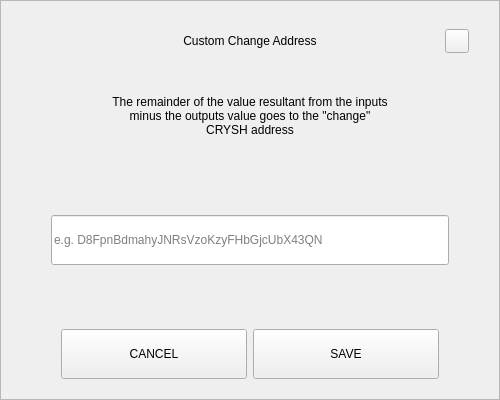
<?xml version="1.0" encoding="UTF-8"?>
<ui version="4.0">
 <class>SendChangeAddressDialog</class>
 <widget class="QDialog" name="SendChangeAddressDialog">
  <property name="geometry">
   <rect>
    <x>0</x>
    <y>0</y>
    <width>500</width>
    <height>400</height>
   </rect>
  </property>
  <property name="windowTitle">
   <string>Dialog</string>
  </property>
  <layout class="QVBoxLayout" name="verticalLayout">
   <property name="spacing">
    <number>0</number>
   </property>
   <property name="leftMargin">
    <number>0</number>
   </property>
   <property name="topMargin">
    <number>0</number>
   </property>
   <property name="rightMargin">
    <number>0</number>
   </property>
   <property name="bottomMargin">
    <number>0</number>
   </property>
   <item>
    <widget class="QFrame" name="frame">
     <property name="styleSheet">
      <string notr="true"/>
     </property>
     <property name="frameShape">
      <enum>QFrame::StyledPanel</enum>
     </property>
     <property name="frameShadow">
      <enum>QFrame::Raised</enum>
     </property>
     <layout class="QVBoxLayout" name="verticalLayout_2" stretch="0,0,0,0,0,0,0">
      <property name="spacing">
       <number>0</number>
      </property>
      <property name="leftMargin">
       <number>30</number>
      </property>
      <property name="topMargin">
       <number>20</number>
      </property>
      <property name="rightMargin">
       <number>30</number>
      </property>
      <property name="bottomMargin">
       <number>20</number>
      </property>
      <item>
       <layout class="QHBoxLayout" name="horizontalLayout_3">
        <property name="spacing">
         <number>0</number>
        </property>
        <item>
         <spacer name="horizontalSpacer_2">
          <property name="orientation">
           <enum>Qt::Horizontal</enum>
          </property>
          <property name="sizeHint" stdset="0">
           <size>
            <width>40</width>
            <height>20</height>
           </size>
          </property>
         </spacer>
        </item>
        <item>
         <widget class="QLabel" name="labelTitle">
          <property name="minimumSize">
           <size>
            <width>0</width>
            <height>40</height>
           </size>
          </property>
          <property name="maximumSize">
           <size>
            <width>16777215</width>
            <height>40</height>
           </size>
          </property>
          <property name="styleSheet">
           <string notr="true">padding-left:24px;</string>
          </property>
          <property name="text">
           <string>Custom Change Address</string>
          </property>
          <property name="alignment">
           <set>Qt::AlignCenter</set>
          </property>
          <property name="margin">
           <number>7</number>
          </property>
         </widget>
        </item>
        <item>
         <spacer name="horizontalSpacer">
          <property name="orientation">
           <enum>Qt::Horizontal</enum>
          </property>
          <property name="sizeHint" stdset="0">
           <size>
            <width>40</width>
            <height>20</height>
           </size>
          </property>
         </spacer>
        </item>
        <item>
         <widget class="QPushButton" name="btnEsc">
          <property name="minimumSize">
           <size>
            <width>24</width>
            <height>24</height>
           </size>
          </property>
          <property name="maximumSize">
           <size>
            <width>24</width>
            <height>24</height>
           </size>
          </property>
          <property name="focusPolicy">
           <enum>Qt::NoFocus</enum>
          </property>
          <property name="text">
           <string/>
          </property>
         </widget>
        </item>
       </layout>
      </item>
      <item>
       <spacer name="verticalSpacer_2">
        <property name="orientation">
         <enum>Qt::Vertical</enum>
        </property>
        <property name="sizeType">
         <enum>QSizePolicy::Fixed</enum>
        </property>
        <property name="sizeHint" stdset="0">
         <size>
          <width>20</width>
          <height>20</height>
         </size>
        </property>
       </spacer>
      </item>
      <item alignment="Qt::AlignHCenter">
       <widget class="QLabel" name="labelMessage">
        <property name="minimumSize">
         <size>
          <width>0</width>
          <height>70</height>
         </size>
        </property>
        <property name="text">
         <string>The remainder of the value resultant from the inputs minus the outputs value goes to the &quot;change&quot; CRYSH address</string>
        </property>
        <property name="alignment">
         <set>Qt::AlignCenter</set>
        </property>
        <property name="wordWrap">
         <bool>true</bool>
        </property>
       </widget>
      </item>
      <item>
       <spacer name="verticalSpacer_3">
        <property name="orientation">
         <enum>Qt::Vertical</enum>
        </property>
        <property name="sizeHint" stdset="0">
         <size>
          <width>20</width>
          <height>40</height>
         </size>
        </property>
       </spacer>
      </item>
      <item>
       <layout class="QHBoxLayout" name="horizontalLayout_2">
        <property name="spacing">
         <number>0</number>
        </property>
        <property name="leftMargin">
         <number>20</number>
        </property>
        <property name="rightMargin">
         <number>20</number>
        </property>
        <item>
         <widget class="QLineEdit" name="lineEditAddress">
          <property name="minimumSize">
           <size>
            <width>0</width>
            <height>50</height>
           </size>
          </property>
          <property name="placeholderText">
           <string notr="true">e.g. D8FpnBdmahyJNRsVzoKzyFHbGjcUbX43QN</string>
          </property>
         </widget>
        </item>
       </layout>
      </item>
      <item>
       <spacer name="verticalSpacer">
        <property name="orientation">
         <enum>Qt::Vertical</enum>
        </property>
        <property name="sizeHint" stdset="0">
         <size>
          <width>20</width>
          <height>40</height>
         </size>
        </property>
       </spacer>
      </item>
      <item>
       <layout class="QHBoxLayout" name="horizontalLayout" stretch="2,2">
        <property name="spacing">
         <number>6</number>
        </property>
        <property name="leftMargin">
         <number>30</number>
        </property>
        <property name="rightMargin">
         <number>30</number>
        </property>
        <item>
         <widget class="QPushButton" name="btnCancel">
          <property name="minimumSize">
           <size>
            <width>180</width>
            <height>50</height>
           </size>
          </property>
          <property name="focusPolicy">
           <enum>Qt::NoFocus</enum>
          </property>
          <property name="text">
           <string>CANCEL</string>
          </property>
         </widget>
        </item>
        <item>
         <widget class="QPushButton" name="btnSave">
          <property name="minimumSize">
           <size>
            <width>180</width>
            <height>50</height>
           </size>
          </property>
          <property name="focusPolicy">
           <enum>Qt::NoFocus</enum>
          </property>
          <property name="text">
           <string>SAVE</string>
          </property>
         </widget>
        </item>
       </layout>
      </item>
     </layout>
    </widget>
   </item>
  </layout>
 </widget>
 <resources/>
 <connections/>
</ui>
